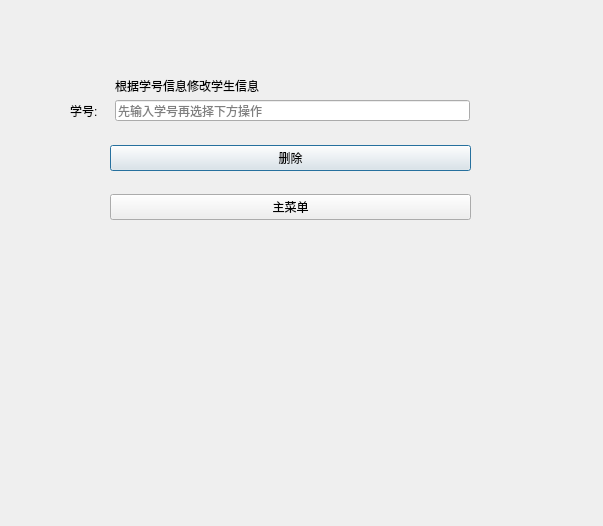
<?xml version="1.0" encoding="UTF-8"?>
<ui version="4.0">
 <class>DelWidget</class>
 <widget class="QDialog" name="DelWidget">
  <property name="geometry">
   <rect>
    <x>0</x>
    <y>0</y>
    <width>603</width>
    <height>526</height>
   </rect>
  </property>
  <property name="windowTitle">
   <string>Dialog</string>
  </property>
  <widget class="QLineEdit" name="idlineEdit">
   <property name="geometry">
    <rect>
     <x>115</x>
     <y>100</y>
     <width>355</width>
     <height>21</height>
    </rect>
   </property>
   <property name="text">
    <string/>
   </property>
   <property name="placeholderText">
    <string>先输入学号再选择下方操作</string>
   </property>
  </widget>
  <widget class="QLabel" name="label">
   <property name="geometry">
    <rect>
     <x>115</x>
     <y>78</y>
     <width>355</width>
     <height>15</height>
    </rect>
   </property>
   <property name="text">
    <string>根据学号信息修改学生信息</string>
   </property>
  </widget>
  <widget class="QLabel" name="idlabel">
   <property name="geometry">
    <rect>
     <x>70</x>
     <y>100</y>
     <width>38</width>
     <height>21</height>
    </rect>
   </property>
   <property name="text">
    <string>学号:</string>
   </property>
  </widget>
  <widget class="QWidget" name="">
   <property name="geometry">
    <rect>
     <x>110</x>
     <y>128</y>
     <width>361</width>
     <height>111</height>
    </rect>
   </property>
   <layout class="QVBoxLayout" name="verticalLayout">
    <item>
     <widget class="QPushButton" name="deletepushButton">
      <property name="text">
       <string>删除</string>
      </property>
     </widget>
    </item>
    <item>
     <widget class="QPushButton" name="returnButton">
      <property name="text">
       <string>主菜单</string>
      </property>
     </widget>
    </item>
   </layout>
  </widget>
 </widget>
 <resources/>
 <connections/>
</ui>
